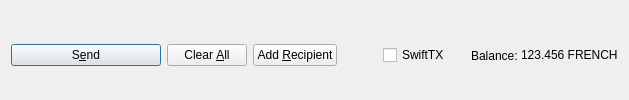
         <widget class="QFrame" name="frame_Send">
          <layout class="QHBoxLayout" name="horizontalLayout">
           <property name="bottomMargin">
            <number>0</number>
           </property>
           <item>
            <widget class="QPushButton" name="sendButton">
             <property name="minimumSize">
              <size>
               <width>150</width>
               <height>0</height>
              </size>
             </property>
             <property name="toolTip">
              <string>Confirm the send action</string>
             </property>
             <property name="text">
              <string>S&amp;end</string>
             </property>
             <property name="icon">
              <iconset resource="../french.qrc">
               <normaloff>:/icons/send</normaloff>:/icons/send</iconset>
             </property>
             <property name="autoDefault">
              <bool>false</bool>
             </property>
             <property name="default">
              <bool>true</bool>
             </property>
            </widget>
           </item>
           <item>
            <widget class="QPushButton" name="clearButton">
             <property name="sizePolicy">
              <sizepolicy hsizetype="Minimum" vsizetype="Fixed">
               <horstretch>0</horstretch>
               <verstretch>0</verstretch>
              </sizepolicy>
             </property>
             <property name="toolTip">
              <string>Clear all fields of the form.</string>
             </property>
             <property name="text">
              <string>Clear &amp;All</string>
             </property>
             <property name="icon">
              <iconset resource="../french.qrc">
               <normaloff>:/icons/remove</normaloff>:/icons/remove</iconset>
             </property>
             <property name="autoDefault">
              <bool>false</bool>
             </property>
            </widget>
           </item>
           <item>
            <widget class="QPushButton" name="addButton">
             <property name="toolTip">
              <string>Send to multiple recipients at once</string>
             </property>
             <property name="text">
              <string>Add &amp;Recipient</string>
             </property>
             <property name="icon">
              <iconset resource="../french.qrc">
               <normaloff>:/icons/add</normaloff>:/icons/add</iconset>
             </property>
             <property name="autoDefault">
              <bool>false</bool>
             </property>
            </widget>
           </item>
           <item>
            <spacer name="horizontalSpacer">
             <property name="orientation">
              <enum>Qt::Horizontal</enum>
             </property>
             <property name="sizeHint" stdset="0">
              <size>
               <width>40</width>
               <height>20</height>
              </size>
             </property>
            </spacer>
           </item>
           <item>
            <layout class="QHBoxLayout" name="horizontalLayout_2">
             <property name="spacing">
              <number>3</number>
             </property>
             <item>
              <widget class="QCheckBox" name="checkSwiftTX">
               <property name="enabled">
                <bool>true</bool>
               </property>
               <property name="minimumSize">
                <size>
                 <width>85</width>
                 <height>0</height>
                </size>
               </property>
               <property name="text">
                <string>SwiftTX</string>
               </property>
              </widget>
             </item>
             <item>
              <widget class="QLabel" name="label">
               <property name="text">
                <string>Balance:</string>
               </property>
              </widget>
             </item>
             <item>
              <widget class="QLabel" name="labelBalance">
               <property name="sizePolicy">
                <sizepolicy hsizetype="Preferred" vsizetype="Fixed">
                 <horstretch>0</horstretch>
                 <verstretch>0</verstretch>
                </sizepolicy>
               </property>
               <property name="cursor">
                <cursorShape>IBeamCursor</cursorShape>
               </property>
               <property name="text">
                <string notr="true">123.456 FRENCH</string>
               </property>
               <property name="textInteractionFlags">
                <set>Qt::LinksAccessibleByMouse|Qt::TextSelectableByKeyboard|Qt::TextSelectableByMouse</set>
               </property>
              </widget>
             </item>
            </layout>
           </item>
          </layout>
         </widget>
